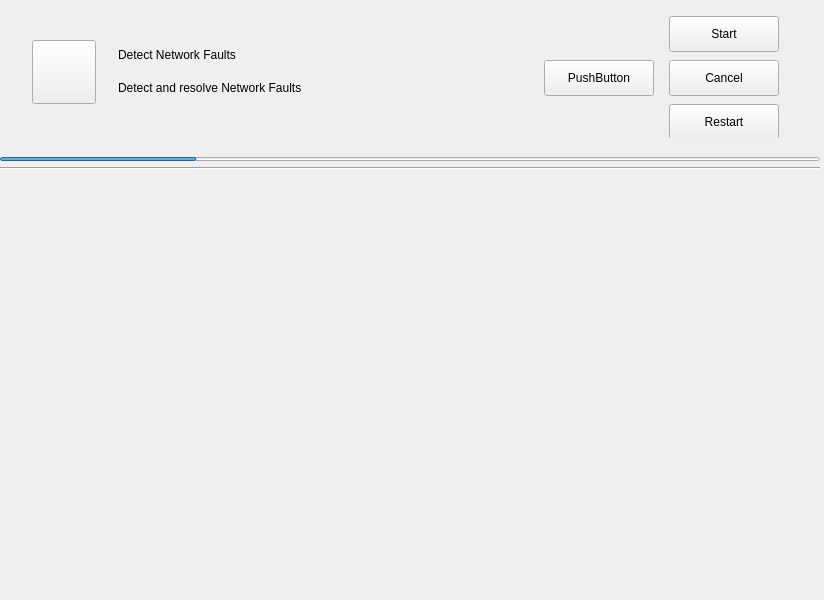
<?xml version="1.0" encoding="UTF-8"?>
<ui version="4.0">
 <class>MainWindow</class>
 <widget class="QWidget" name="MainWindow">
  <property name="geometry">
   <rect>
    <x>0</x>
    <y>0</y>
    <width>824</width>
    <height>600</height>
   </rect>
  </property>
  <property name="sizePolicy">
   <sizepolicy hsizetype="Fixed" vsizetype="Fixed">
    <horstretch>0</horstretch>
    <verstretch>0</verstretch>
   </sizepolicy>
  </property>
  <property name="minimumSize">
   <size>
    <width>824</width>
    <height>600</height>
   </size>
  </property>
  <property name="maximumSize">
   <size>
    <width>824</width>
    <height>600</height>
   </size>
  </property>
  <property name="windowTitle">
   <string>MainWindow</string>
  </property>
  <widget class="QWidget" name="">
   <property name="geometry">
    <rect>
     <x>0</x>
     <y>1</y>
     <width>836</width>
     <height>613</height>
    </rect>
   </property>
   <layout class="QVBoxLayout" name="verticalLayout_2">
    <item>
     <spacer name="verticalSpacer">
      <property name="orientation">
       <enum>Qt::Vertical</enum>
      </property>
      <property name="sizeType">
       <enum>QSizePolicy::Fixed</enum>
      </property>
      <property name="sizeHint" stdset="0">
       <size>
        <width>20</width>
        <height>13</height>
       </size>
      </property>
     </spacer>
    </item>
    <item>
     <widget class="QWidget" name="widget_2" native="true">
      <property name="sizePolicy">
       <sizepolicy hsizetype="Fixed" vsizetype="Fixed">
        <horstretch>0</horstretch>
        <verstretch>0</verstretch>
       </sizepolicy>
      </property>
      <property name="minimumSize">
       <size>
        <width>824</width>
        <height>124</height>
       </size>
      </property>
      <property name="maximumSize">
       <size>
        <width>824</width>
        <height>124</height>
       </size>
      </property>
      <widget class="QWidget" name="layoutWidget">
       <property name="geometry">
        <rect>
         <x>0</x>
         <y>0</y>
         <width>811</width>
         <height>128</height>
        </rect>
       </property>
       <layout class="QHBoxLayout" name="horizontalLayout_2">
        <item>
         <spacer name="horizontalSpacer">
          <property name="orientation">
           <enum>Qt::Horizontal</enum>
          </property>
          <property name="sizeType">
           <enum>QSizePolicy::Fixed</enum>
          </property>
          <property name="sizeHint" stdset="0">
           <size>
            <width>32</width>
            <height>20</height>
           </size>
          </property>
         </spacer>
        </item>
        <item>
         <layout class="QVBoxLayout" name="verticalLayout_7">
          <property name="spacing">
           <number>0</number>
          </property>
          <property name="leftMargin">
           <number>0</number>
          </property>
          <property name="topMargin">
           <number>0</number>
          </property>
          <item>
           <spacer name="verticalSpacer_7">
            <property name="orientation">
             <enum>Qt::Vertical</enum>
            </property>
            <property name="sizeType">
             <enum>QSizePolicy::Fixed</enum>
            </property>
            <property name="sizeHint" stdset="0">
             <size>
              <width>20</width>
              <height>24</height>
             </size>
            </property>
           </spacer>
          </item>
          <item>
           <widget class="QPushButton" name="mainIcon">
            <property name="sizePolicy">
             <sizepolicy hsizetype="Fixed" vsizetype="Fixed">
              <horstretch>0</horstretch>
              <verstretch>0</verstretch>
             </sizepolicy>
            </property>
            <property name="minimumSize">
             <size>
              <width>64</width>
              <height>64</height>
             </size>
            </property>
            <property name="maximumSize">
             <size>
              <width>64</width>
              <height>64</height>
             </size>
            </property>
            <property name="baseSize">
             <size>
              <width>30</width>
              <height>30</height>
             </size>
            </property>
            <property name="text">
             <string/>
            </property>
           </widget>
          </item>
          <item>
           <spacer name="verticalSpacer_8">
            <property name="orientation">
             <enum>Qt::Vertical</enum>
            </property>
            <property name="sizeType">
             <enum>QSizePolicy::Fixed</enum>
            </property>
            <property name="sizeHint" stdset="0">
             <size>
              <width>20</width>
              <height>36</height>
             </size>
            </property>
           </spacer>
          </item>
         </layout>
        </item>
        <item>
         <spacer name="horizontalSpacer_2">
          <property name="orientation">
           <enum>Qt::Horizontal</enum>
          </property>
          <property name="sizeType">
           <enum>QSizePolicy::Fixed</enum>
          </property>
          <property name="sizeHint" stdset="0">
           <size>
            <width>16</width>
            <height>20</height>
           </size>
          </property>
         </spacer>
        </item>
        <item>
         <layout class="QVBoxLayout" name="verticalLayout_5">
          <property name="spacing">
           <number>0</number>
          </property>
          <property name="leftMargin">
           <number>0</number>
          </property>
          <property name="topMargin">
           <number>0</number>
          </property>
          <property name="rightMargin">
           <number>0</number>
          </property>
          <property name="bottomMargin">
           <number>0</number>
          </property>
          <item>
           <spacer name="verticalSpacer_4">
            <property name="orientation">
             <enum>Qt::Vertical</enum>
            </property>
            <property name="sizeType">
             <enum>QSizePolicy::Fixed</enum>
            </property>
            <property name="sizeHint" stdset="0">
             <size>
              <width>20</width>
              <height>24</height>
             </size>
            </property>
           </spacer>
          </item>
          <item>
           <widget class="QLabel" name="contentTitleLabel">
            <property name="minimumSize">
             <size>
              <width>370</width>
              <height>32</height>
             </size>
            </property>
            <property name="maximumSize">
             <size>
              <width>370</width>
              <height>32</height>
             </size>
            </property>
            <property name="styleSheet">
             <string notr="true">font: 24px &quot;Noto Sans CJK SC&quot;;</string>
            </property>
            <property name="text">
             <string>Detect Network Faults</string>
            </property>
            <property name="textFormat">
             <enum>Qt::AutoText</enum>
            </property>
           </widget>
          </item>
          <item>
           <spacer name="verticalSpacer_6">
            <property name="orientation">
             <enum>Qt::Vertical</enum>
            </property>
            <property name="sizeType">
             <enum>QSizePolicy::Fixed</enum>
            </property>
            <property name="sizeHint" stdset="0">
             <size>
              <width>20</width>
              <height>4</height>
             </size>
            </property>
           </spacer>
          </item>
          <item>
           <widget class="CustomLabel" name="statusLabel">
            <property name="minimumSize">
             <size>
              <width>372</width>
              <height>24</height>
             </size>
            </property>
            <property name="maximumSize">
             <size>
              <width>372</width>
              <height>24</height>
             </size>
            </property>
            <property name="styleSheet">
             <string notr="true"/>
            </property>
            <property name="text">
             <string>Detect and resolve Network Faults</string>
            </property>
           </widget>
          </item>
          <item>
           <spacer name="verticalSpacer_5">
            <property name="orientation">
             <enum>Qt::Vertical</enum>
            </property>
            <property name="sizeType">
             <enum>QSizePolicy::Fixed</enum>
            </property>
            <property name="sizeHint" stdset="0">
             <size>
              <width>20</width>
              <height>40</height>
             </size>
            </property>
           </spacer>
          </item>
         </layout>
        </item>
        <item>
         <spacer name="horizontalSpacer_6">
          <property name="orientation">
           <enum>Qt::Horizontal</enum>
          </property>
          <property name="sizeHint" stdset="0">
           <size>
            <width>28</width>
            <height>20</height>
           </size>
          </property>
         </spacer>
        </item>
        <item>
         <layout class="QHBoxLayout" name="horizontalLayout">
          <item>
           <spacer name="horizontalSpacer_3">
            <property name="orientation">
             <enum>Qt::Horizontal</enum>
            </property>
            <property name="sizeType">
             <enum>QSizePolicy::Expanding</enum>
            </property>
            <property name="sizeHint" stdset="0">
             <size>
              <width>10</width>
              <height>20</height>
             </size>
            </property>
           </spacer>
          </item>
          <item>
           <widget class="QPushButton" name="pushButton">
            <property name="minimumSize">
             <size>
              <width>110</width>
              <height>36</height>
             </size>
            </property>
            <property name="maximumSize">
             <size>
              <width>110</width>
              <height>36</height>
             </size>
            </property>
            <property name="text">
             <string>PushButton</string>
            </property>
           </widget>
          </item>
          <item>
           <spacer name="horizontalSpacer_5">
            <property name="orientation">
             <enum>Qt::Horizontal</enum>
            </property>
            <property name="sizeHint" stdset="0">
             <size>
              <width>9</width>
              <height>20</height>
             </size>
            </property>
           </spacer>
          </item>
          <item>
           <layout class="QVBoxLayout" name="verticalLayout_4">
            <item>
             <widget class="QPushButton" name="startCheckBtn">
              <property name="sizePolicy">
               <sizepolicy hsizetype="Fixed" vsizetype="Fixed">
                <horstretch>0</horstretch>
                <verstretch>0</verstretch>
               </sizepolicy>
              </property>
              <property name="minimumSize">
               <size>
                <width>110</width>
                <height>36</height>
               </size>
              </property>
              <property name="maximumSize">
               <size>
                <width>110</width>
                <height>36</height>
               </size>
              </property>
              <property name="styleSheet">
               <string notr="true"/>
              </property>
              <property name="text">
               <string>Start</string>
              </property>
             </widget>
            </item>
            <item>
             <widget class="QPushButton" name="cancelBtn">
              <property name="sizePolicy">
               <sizepolicy hsizetype="Fixed" vsizetype="Fixed">
                <horstretch>0</horstretch>
                <verstretch>0</verstretch>
               </sizepolicy>
              </property>
              <property name="minimumSize">
               <size>
                <width>110</width>
                <height>36</height>
               </size>
              </property>
              <property name="maximumSize">
               <size>
                <width>110</width>
                <height>36</height>
               </size>
              </property>
              <property name="text">
               <string>Cancel</string>
              </property>
             </widget>
            </item>
            <item>
             <widget class="QPushButton" name="checkAgainBtn">
              <property name="sizePolicy">
               <sizepolicy hsizetype="Fixed" vsizetype="Fixed">
                <horstretch>0</horstretch>
                <verstretch>0</verstretch>
               </sizepolicy>
              </property>
              <property name="minimumSize">
               <size>
                <width>110</width>
                <height>36</height>
               </size>
              </property>
              <property name="maximumSize">
               <size>
                <width>110</width>
                <height>36</height>
               </size>
              </property>
              <property name="text">
               <string>Restart</string>
              </property>
             </widget>
            </item>
           </layout>
          </item>
          <item>
           <spacer name="horizontalSpacer_4">
            <property name="orientation">
             <enum>Qt::Horizontal</enum>
            </property>
            <property name="sizeType">
             <enum>QSizePolicy::Fixed</enum>
            </property>
            <property name="sizeHint" stdset="0">
             <size>
              <width>32</width>
              <height>20</height>
             </size>
            </property>
           </spacer>
          </item>
         </layout>
        </item>
       </layout>
      </widget>
     </widget>
    </item>
    <item>
     <spacer name="verticalSpacer_2">
      <property name="orientation">
       <enum>Qt::Vertical</enum>
      </property>
      <property name="sizeType">
       <enum>QSizePolicy::Fixed</enum>
      </property>
      <property name="sizeHint" stdset="0">
       <size>
        <width>20</width>
        <height>13</height>
       </size>
      </property>
     </spacer>
    </item>
    <item>
     <layout class="QVBoxLayout" name="verticalLayout">
      <item>
       <widget class="QProgressBar" name="progressBar">
        <property name="sizePolicy">
         <sizepolicy hsizetype="Fixed" vsizetype="Fixed">
          <horstretch>0</horstretch>
          <verstretch>0</verstretch>
         </sizepolicy>
        </property>
        <property name="minimumSize">
         <size>
          <width>820</width>
          <height>4</height>
         </size>
        </property>
        <property name="maximumSize">
         <size>
          <width>820</width>
          <height>4</height>
         </size>
        </property>
        <property name="layoutDirection">
         <enum>Qt::LeftToRight</enum>
        </property>
        <property name="autoFillBackground">
         <bool>false</bool>
        </property>
        <property name="styleSheet">
         <string notr="true">background-color: transparent;
QProgress::chunk{color: qlineargradient(spread:pad, x1:0, y1:0, x2:1, y2:0, stop:0 rgba(62, 132, 255, 255), stop:0.5 rgba(15, 167, 255, 255), stop:1 rgba(30, 241, 251, 255));}</string>
        </property>
        <property name="value">
         <number>24</number>
        </property>
        <property name="textVisible">
         <bool>false</bool>
        </property>
       </widget>
      </item>
      <item>
       <widget class="Line" name="line">
        <property name="minimumSize">
         <size>
          <width>820</width>
          <height>2</height>
         </size>
        </property>
        <property name="maximumSize">
         <size>
          <width>820</width>
          <height>2</height>
         </size>
        </property>
        <property name="autoFillBackground">
         <bool>true</bool>
        </property>
        <property name="styleSheet">
         <string notr="true">color: rgb(168, 168, 168);</string>
        </property>
        <property name="orientation">
         <enum>Qt::Horizontal</enum>
        </property>
       </widget>
      </item>
     </layout>
    </item>
    <item>
     <spacer name="verticalSpacer_3">
      <property name="orientation">
       <enum>Qt::Vertical</enum>
      </property>
      <property name="sizeType">
       <enum>QSizePolicy::Fixed</enum>
      </property>
      <property name="sizeHint" stdset="0">
       <size>
        <width>20</width>
        <height>13</height>
       </size>
      </property>
     </spacer>
    </item>
    <item>
     <layout class="QHBoxLayout" name="horizontalLayout_3">
      <item>
       <spacer name="horizontalSpacer_7">
        <property name="orientation">
         <enum>Qt::Horizontal</enum>
        </property>
        <property name="sizeHint" stdset="0">
         <size>
          <width>40</width>
          <height>20</height>
         </size>
        </property>
       </spacer>
      </item>
      <item>
       <widget class="QScrollArea" name="scrollArea">
        <property name="sizePolicy">
         <sizepolicy hsizetype="Expanding" vsizetype="Fixed">
          <horstretch>0</horstretch>
          <verstretch>0</verstretch>
         </sizepolicy>
        </property>
        <property name="minimumSize">
         <size>
          <width>740</width>
          <height>356</height>
         </size>
        </property>
        <property name="maximumSize">
         <size>
          <width>740</width>
          <height>356</height>
         </size>
        </property>
        <property name="frameShape">
         <enum>QFrame::NoFrame</enum>
        </property>
        <property name="horizontalScrollBarPolicy">
         <enum>Qt::ScrollBarAlwaysOff</enum>
        </property>
        <property name="widgetResizable">
         <bool>true</bool>
        </property>
        <widget class="QWidget" name="scrollAreaWidgetContents">
         <property name="geometry">
          <rect>
           <x>0</x>
           <y>0</y>
           <width>720</width>
           <height>356</height>
          </rect>
         </property>
         <property name="sizePolicy">
          <sizepolicy hsizetype="Fixed" vsizetype="Minimum">
           <horstretch>0</horstretch>
           <verstretch>0</verstretch>
          </sizepolicy>
         </property>
         <property name="minimumSize">
          <size>
           <width>720</width>
           <height>0</height>
          </size>
         </property>
         <property name="maximumSize">
          <size>
           <width>720</width>
           <height>16777215</height>
          </size>
         </property>
         <layout class="QVBoxLayout" name="verticalLayout_10">
          <property name="spacing">
           <number>0</number>
          </property>
          <property name="leftMargin">
           <number>0</number>
          </property>
          <property name="topMargin">
           <number>0</number>
          </property>
          <property name="rightMargin">
           <number>0</number>
          </property>
          <property name="bottomMargin">
           <number>0</number>
          </property>
          <item>
           <layout class="QVBoxLayout" name="allView" stretch="0">
            <property name="spacing">
             <number>0</number>
            </property>
            <property name="leftMargin">
             <number>0</number>
            </property>
            <property name="topMargin">
             <number>0</number>
            </property>
            <property name="rightMargin">
             <number>0</number>
            </property>
            <property name="bottomMargin">
             <number>0</number>
            </property>
            <item>
             <widget class="QWidget" name="checkWidget" native="true">
              <property name="sizePolicy">
               <sizepolicy hsizetype="Fixed" vsizetype="Expanding">
                <horstretch>0</horstretch>
                <verstretch>0</verstretch>
               </sizepolicy>
              </property>
              <property name="minimumSize">
               <size>
                <width>720</width>
                <height>256</height>
               </size>
              </property>
              <property name="maximumSize">
               <size>
                <width>720</width>
                <height>800</height>
               </size>
              </property>
              <layout class="QVBoxLayout" name="verticalLayout_12">
               <property name="spacing">
                <number>0</number>
               </property>
               <property name="leftMargin">
                <number>0</number>
               </property>
               <property name="topMargin">
                <number>0</number>
               </property>
               <property name="rightMargin">
                <number>0</number>
               </property>
               <property name="bottomMargin">
                <number>0</number>
               </property>
               <item>
                <layout class="QVBoxLayout" name="widgetView">
                 <property name="spacing">
                  <number>0</number>
                 </property>
                 <property name="leftMargin">
                  <number>0</number>
                 </property>
                 <property name="topMargin">
                  <number>0</number>
                 </property>
                 <property name="rightMargin">
                  <number>0</number>
                 </property>
                 <property name="bottomMargin">
                  <number>0</number>
                 </property>
                </layout>
               </item>
              </layout>
             </widget>
            </item>
           </layout>
          </item>
         </layout>
        </widget>
       </widget>
      </item>
      <item>
       <spacer name="horizontalSpacer_8">
        <property name="orientation">
         <enum>Qt::Horizontal</enum>
        </property>
        <property name="sizeHint" stdset="0">
         <size>
          <width>40</width>
          <height>20</height>
         </size>
        </property>
       </spacer>
      </item>
     </layout>
    </item>
    <item>
     <spacer name="verticalSpacer_9">
      <property name="orientation">
       <enum>Qt::Vertical</enum>
      </property>
      <property name="sizeHint" stdset="0">
       <size>
        <width>20</width>
        <height>40</height>
       </size>
      </property>
     </spacer>
    </item>
   </layout>
  </widget>
 </widget>
 <customwidgets>
  <customwidget>
   <class>CustomLabel</class>
   <extends>QLabel</extends>
   <header location="global">custom_label.h</header>
  </customwidget>
 </customwidgets>
 <resources/>
 <connections/>
</ui>
